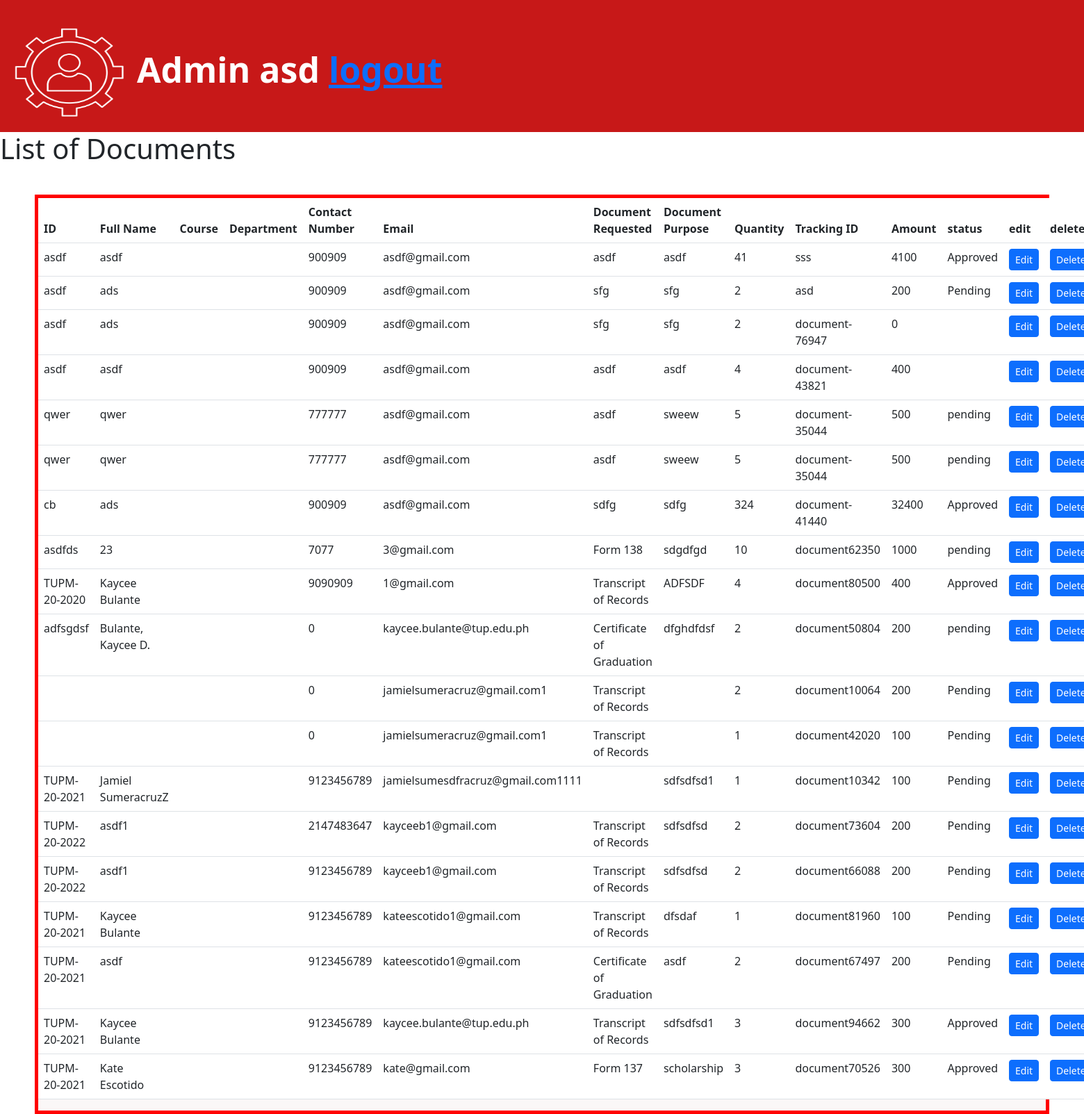
/DocumentSystem/admin/tablepage.php (signed in), run on the app's committed database.
### tables this page shows
CREATE TABLE `requests` (
  `id` int(11) NOT NULL,
  `school_id` varchar(255) NOT NULL,
  `name` varchar(255) NOT NULL,
  `course_id` varchar(255) NOT NULL,
  `dept_id` varchar(255) NOT NULL,
  `number` bigint(11) NOT NULL,
  `email` varchar(255) NOT NULL,
  `document` varchar(255) NOT NULL,
  `purpose` varchar(255) NOT NULL,
  `quantity` int(11) NOT NULL,
  `tracking_id` varchar(255) NOT NULL,
  `amount` float NOT NULL,
  `status` varchar(255) NOT NULL
);

### DocumentSystem/admin/tablepage.php (the view, shortened to what this page needs)
<!DOCTYPE html>
<html>
    <head>
        <link rel="stylesheet" href="tablepages.css">
        <link href="https://cdn.jsdelivr.net/npm/bootstrap@5.3.0-alpha1/dist/css/bootstrap.min.css" rel="stylesheet">
    </head>
    <body class="bodytable">
    <div class="header1">
    <div class="headermargin">
    <img src="../image/logo.png" alt="Logo"  style="width: 160px; height: 130px;">
    <?php
          if(isset($_SESSION['admin']))
          {
        ?>
        <span class="ms-1 font-weight-bold text-white">Admin <?= $_SESSION['admin_user']['name']; ?> </span>
        <a href="logoutpage.php">logout</a>
         <?php
          }
        ?>
    </div>
    </div>
        <h1 class="h1"> List of Documents</h1>
        <br>
        <div class="tablebackground">
        <table class="table">
            <thead>
                <tr>
                    <th>ID</th>
                    <th>Full Name</th>
                    <th>Course</th>
                    <th>Department</th>
                    <th>Contact Number</th>
                    <th>Email</th>
                    <th>Document Requested</th>
                    <th>Document Purpose</th>
                    <th>Quantity</th>
                    <th>Tracking ID</th>
                    <th>Amount</th>
                    <th>status</th>
                    <th>edit</th>
                    <th>delete</th>
            </thead>
<tbody>
    <?php
    global $con;
    $query = "SELECT * FROM requests";
    $query_run = mysqli_query($con, $query);
   if(mysqli_num_rows($query_run)>0)
   {
       foreach($query_run as $item)
       {
    ?>
    <tr>
        <td><?= $item['school_id']; ?></td>
        <td><?= $item['name']; ?></td>
        <td><?= $item['course']; ?></td>
        <td><?= $item['department']; ?></td>
        <td><?= $item['number']; ?></td>
        <td><?= $item['email']; ?></td>
        <td><?= $item['document']; ?></td>
        <td><?= $item['purpose']; ?></td>
        <td><?= $item['quantity']; ?></td>
        <td><?= $item['tracking_id']; ?></td>
        <td><?= $item['amount']; ?></td>
        <td><?= $item['status']; ?></td>
        <td><a href="edit.php?id=<?= $item['id']; ?>" class="btn btn-sm btn-primary">Edit</a></td>
        <td><a href="code.php?id=<?= $item['id']; ?>" class="btn btn-sm btn-primary" name="delete_detais_btn">Delete</a></td>
    </tr>
    <?php
        }
    }
         else
    {
        echo"No records found";
    }
    ?>
</tbody>
</table>
</div>
    </body>

### DocumentSystem/admin/tablepages.css (style rules this page uses)
* { margin: 0; padding: 0; font-family: 'Segoe UI', 'Segoe UI', Tahoma, Geneva, Verdana, sans-serif; }
.bodytable { height: 100vh; background-image: url(../image/background.png); background-size: cover; background-position: 50%; }
.tablebackground { margin-top: 10px; margin-bottom: 10px; margin-right: 50px; margin-left: 50px; background-color: rgb(250, 247, 247); border-style: solid; border-width: 5px; border-color: rgb(255, 0, 0); }
.header1 { display: flex; flex-wrap: wrap; justify-content: space-between; width: 100%; background: rgb(199, 24, 24); color: white; font-size: 50px; font-weight: 700; }
.header1 .headermargin { margin-bottom: 20px; margin-top: 30px; margin-left: 20px; padding-top: 10px; }

### data on the page
requests: school "asdf", name "asdf", number "900909", email "asdf@gmail.com", document "asdf", purpose "asdf", quantity "41", tracking "sss", amount "4100", status "Approved"
requests: school "asdf", name "ads", number "900909", email "asdf@gmail.com", document "sfg", purpose "sfg", quantity "2", tracking "asd", amount "200", status "Pending"
requests: school "asdf", name "ads", number "900909", email "asdf@gmail.com", document "sfg", purpose "sfg", quantity "2", tracking "document-76947", amount "0"
requests: school "asdf", name "asdf", number "900909", email "asdf@gmail.com", document "asdf", purpose "asdf", quantity "4", tracking "document-43821", amount "400"
requests: school "qwer", name "qwer", number "777777", email "asdf@gmail.com", document "asdf", purpose "sweew", quantity "5", tracking "document-35044", amount "500", status "pending"
requests: school "qwer", name "qwer", number "777777", email "asdf@gmail.com", document "asdf", purpose "sweew", quantity "5", tracking "document-35044", amount "500", status "pending"
requests: school "cb", name "ads", number "900909", email "asdf@gmail.com", document "sdfg", purpose "sdfg", quantity "324", tracking "document-41440", amount "32400", status "Approved"
requests: school "asdfds", name "23", number "7077", email "3@gmail.com", document "Form 138", purpose "sdgdfgd", quantity "10", tracking "document62350", amount "1000", status "pending"
requests: school "TUPM-20-2020", name "Kaycee Bulante", number "9090909", email "1@gmail.com", document "Transcript of Records", purpose "ADFSDF", quantity "4", tracking "document80500", amount "400", status "Approved"
requests: school "adfsgdsf", name "Bulante, Kaycee D.", number "0", email "kaycee.bulante@tup.edu.ph", document "Certificate of Graduation", purpose "dfghdfdsf", quantity "2", tracking "document50804", amount "200", status "pending"
requests: number "0", email "jamielsumeracruz@gmail.com1", document "Transcript of Records", quantity "2", tracking "document10064", amount "200", status "Pending"
requests: number "0", email "jamielsumeracruz@gmail.com1", document "Transcript of Records", quantity "1", tracking "document42020", amount "100", status "Pending"
requests: school "TUPM-20-2021", name "Jamiel SumeracruzZ", number "9123456789", email "jamielsumesdfracruz@gmail.com1111", purpose "sdfsdfsd1", quantity "1", tracking "document10342", amount "100", status "Pending"
requests: school "TUPM-20-2022", name "asdf1", number "2147483647", email "kayceeb1@gmail.com", document "Transcript of Records", purpose "sdfsdfsd", quantity "2", tracking "document73604", amount "200", status "Pending"
requests: school "TUPM-20-2022", name "asdf1", number "9123456789", email "kayceeb1@gmail.com", document "Transcript of Records", purpose "sdfsdfsd", quantity "2", tracking "document66088", amount "200", status "Pending"
requests: school "TUPM-20-2021", name "Kaycee Bulante", number "9123456789", email "kateescotido1@gmail.com", document "Transcript of Records", purpose "dfsdaf", quantity "1", tracking "document81960", amount "100", status "Pending"
requests: school "TUPM-20-2021", name "asdf", number "9123456789", email "kateescotido1@gmail.com", document "Certificate of Graduation", purpose "asdf", quantity "2", tracking "document67497", amount "200", status "Pending"
requests: school "TUPM-20-2021", name "Kaycee Bulante", number "9123456789", email "kaycee.bulante@tup.edu.ph", document "Transcript of Records", purpose "sdfsdfsd1", quantity "3", tracking "document94662", amount "300", status "Approved"
requests: school "TUPM-20-2021", name "Kate Escotido", number "9123456789", email "kate@gmail.com", document "Form 137", purpose "scholarship", quantity "3", tracking "document70526", amount "300", status "Approved"

### other printed values
$_SESSION['admin_user']['name'] "asd"
